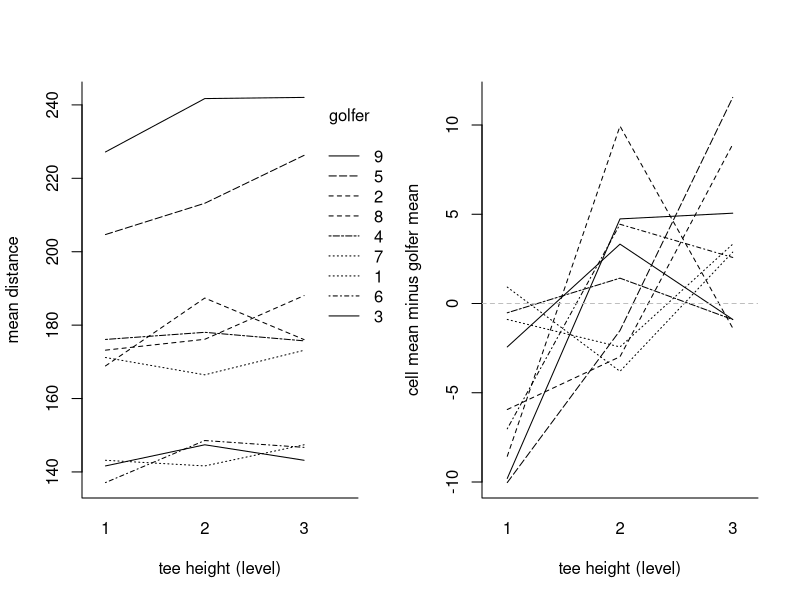

Generate this figure with R:
# Golf experiment (GCBD): cell means of the 9 golfers at the 3 tee heights (5 drives each).
cellmeans <- matrix(c(143.18, 141.64, 147.40, 173.18, 176.14, 188.04,
                      141.64, 147.40, 143.18, 176.10, 178.04, 175.72,
                      204.68, 213.20, 226.26, 137.10, 148.56, 146.70,
                      171.18, 166.46, 173.14, 168.88, 187.38, 176.06,
                      227.18, 241.72, 242.04), ncol = 3, byrow = TRUE)
d <- data.frame(dist = as.vector(cellmeans),
                teehgt = factor(rep(1:3, each = 9)), id = factor(rep(1:9, 3)))
par(mfrow = c(1, 2))
with(d, interaction.plot(teehgt, id, dist, xlab = "tee height (level)",
                         ylab = "mean distance", trace.label = "golfer", bty = "L"))
d$centered <- d$dist - ave(d$dist, d$id)
with(d, interaction.plot(teehgt, id, centered, xlab = "tee height (level)",
                         ylab = "cell mean minus golfer mean", legend = FALSE, bty = "L"))
abline(h = 0, lty = 2, col = "gray")
par(mfrow = c(1, 1))
summary(aov(dist ~ id + teehgt, data = d))
